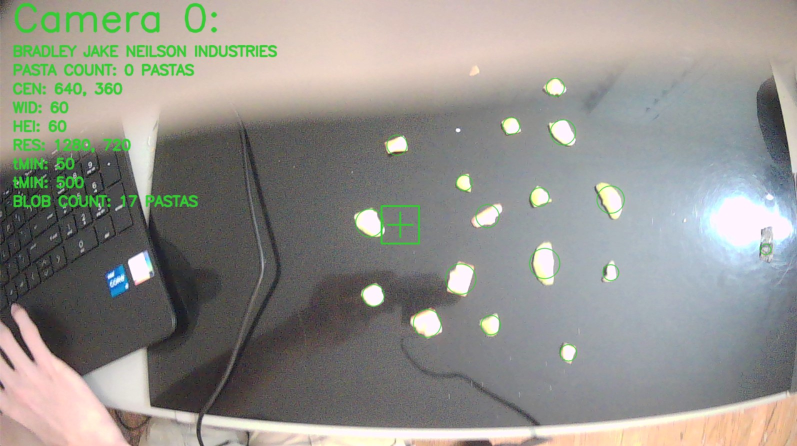
#> input picture images/success.jpg, 1593 x 892 px, given in place of the camera (shown at 1/2 size)
$ python 'macaroni v2.py'
#> lines starting #> are read from the running program, lines starting #| are printed output that depends on the picture; after the words box and inside, x2 and y2 are one past the last pixel; in counts of white or black regions, pixels touching at a corner belong together
from cv2 import VideoCapture, CAP_DSHOW, FONT_HERSHEY_SIMPLEX, CAP_PROP_FRAME_HEIGHT, CAP_PROP_FRAME_WIDTH, namedWindow, waitKey, destroyAllWindows, putText, LINE_AA, line, rectangle, cvtColor, COLOR_BGR2GRAY, Canny, findContours, RETR_EXTERNAL, CHAIN_APPROX_NONE, drawContours, GaussianBlur, contourArea, SimpleBlobDetector_Params, SimpleBlobDetector_create, convertScaleAbs, circle, vconcat, hconcat, COLOR_GRAY2RGB, resize, WINDOW_NORMAL, imwrite, imshow
import numpy as np
from datetime import datetime

print("LAUNCHING. . .")
print("PRODUCED BY BOTCH CO, A SUBSIDIARY OF BRADLEY JAKE NIELSON INDUSTRIES")

# configure settings
camNumber = 0
camWidth = 1280
camHeight = 720
font = FONT_HERSHEY_SIMPLEX
lineColor = (51,204,51)
textColor = (51,204,51)
xMargin = 30
yMargin = 30
xBorder = 300
yBorder = 300
tMin = 50
tMax = 500
alpha = 1.5

# initialize video capture
cap = VideoCapture(camNumber, CAP_DSHOW)
camNumber += 1

# wait for capture to start
while not cap.isOpened():
    pass

# set video capture resolution
cap.set(CAP_PROP_FRAME_WIDTH, camWidth)
cap.set(CAP_PROP_FRAME_HEIGHT, camHeight)

# initialize default crop settings
targetX = int(camWidth / 2)
targetY = int(camHeight / 2)

'''blob stuf'''
# Setup SimpleBlobDetector parameters.
params = SimpleBlobDetector_Params()

# Change thresholds
params.minThreshold = 10
params.maxThreshold = 200

# Filter by Area.
params.filterByArea = True
params.minArea = 150

# Filter by Circularity
params.filterByCircularity = False
params.minCircularity = 0.0025

# Filter by Convexity
params.filterByConvexity = False
params.minConvexity = 0.15

# Filter by Inertia
params.filterByInertia = True
params.minInertiaRatio = 0.0025

detector = SimpleBlobDetector_create(params)

# create a window
namedWindow("PASTA", WINDOW_NORMAL)

# run continously
while True:
    #min area of a contour
    minArea = (yMargin * 2) * (xMargin * 2)

    # get an image from webcam
    status, newImage = cap.read()
#> newImage is the input picture: shape (892, 1593, 3); mean B, G, R 140.6, 146.5, 147.4
    processImage = newImage.copy()
    processImage = processImage[targetY - yBorder:targetY + yBorder, targetX - xBorder:targetX + xBorder]
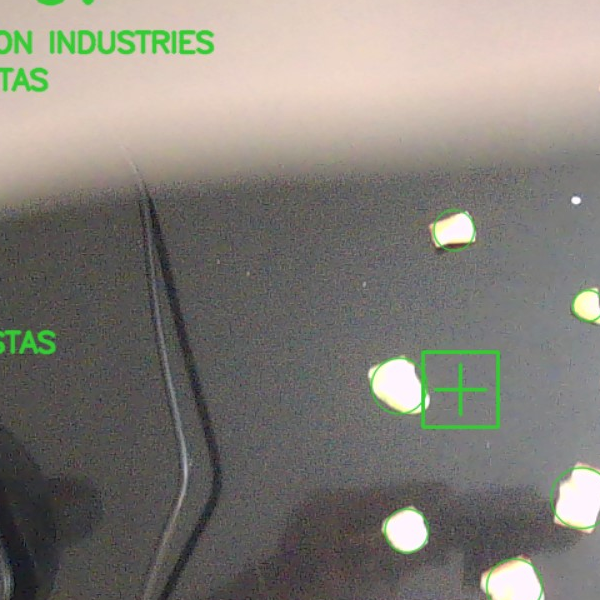
#> processImage: shape (600, 600, 3); mean B, G, R 120.7, 127.6, 131.2

    convertScaleAbs(processImage, processImage, alpha, -30)
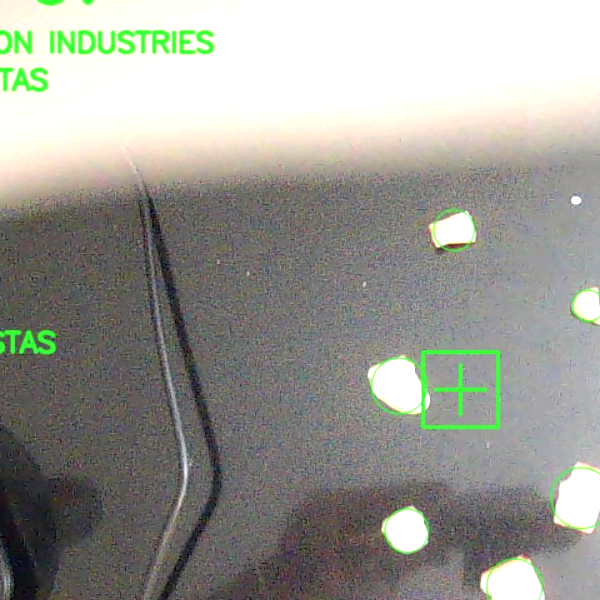
#> processImage: shape (600, 600, 3); mean B, G, R 148.3, 155.3, 154.6
    contrastImage = processImage.copy()
    # imshow("contrast", processImage)

    processImage = cvtColor(processImage, COLOR_BGR2GRAY)
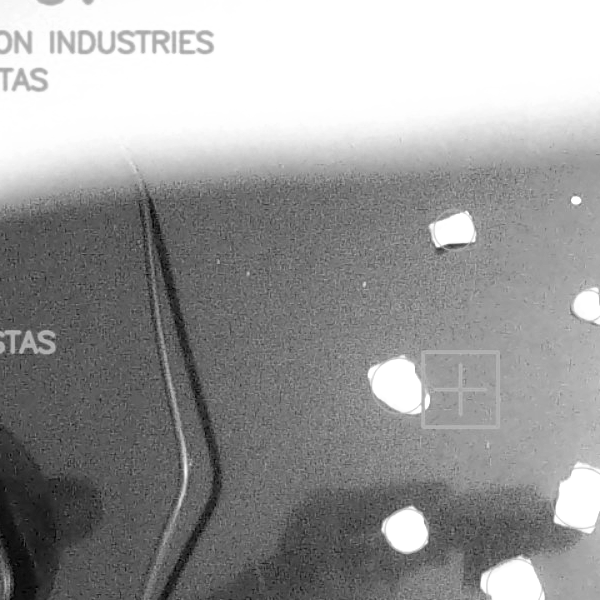
#> processImage: shape (600, 600); min 1, max 255, mean 154.3
    # imshow("Grayed", processImage)

    processImage = GaussianBlur(processImage, (5, 5), 0)
    # imshow("blur", processImage)

    processImage = Canny(processImage, tMin, tMax)
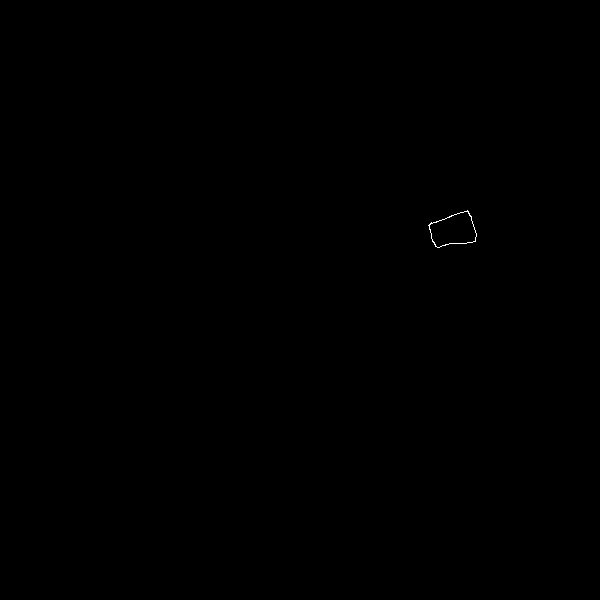
#> processImage: shape (600, 600); 0.04% white in thin lines or dots, all inside (x1, y1, x2, y2) = (428, 210, 477, 248)
    # imshow("canny", processImage)

    countours, randomShit = findContours(processImage, RETR_EXTERNAL, CHAIN_APPROX_NONE)
#> countours = 1 contour; box (x1, y1, x2, y2) and area: (428, 210, 477, 248) 1184; randomShit = [[-1, -1, -1, -1]]
    # imshow("contours", processImage)


    #Do blob detection
    blobs = detector.detect(processImage)
#> blobs = 1 keypoints; (x, y, size): (453, 230, 41.3)

    #get only contours with at least minArea
    goodContours = []
    for countour in countours:
        if contourArea(countour) > minArea:
            goodContours.append(countour)
#> this loop made 1 pass
#> after the loop, goodContours = []

    #concatenate
    #processImage no longer has a color channel, it's just all booleans now, so we give it RGB again
    processImage = cvtColor(processImage, COLOR_GRAY2RGB)

    #stick em together and resize it
    processImage = vconcat([processImage, contrastImage])
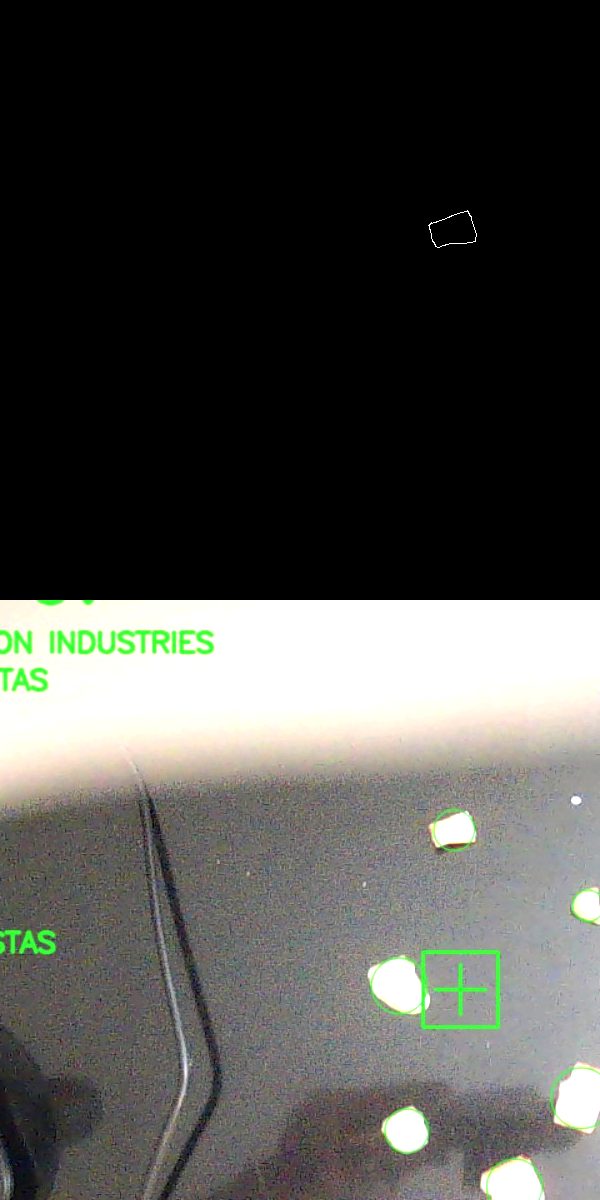
#> processImage: shape (1200, 600, 3); mean B, G, R 74.2, 77.7, 77.4
    processImage = resize(processImage, (int(camHeight * processImage.shape[1] / processImage.shape[0]), camHeight))
#> processImage: shape (720, 360, 3)

    # display stats
    putText(newImage, f"Camera {camNumber}:", (20, 50), font, 2, textColor, 4, LINE_AA)
    putText(newImage, f"BRADLEY JAKE NEILSON INDUSTRIES", (20, 90), font, 0.75, textColor, 2, LINE_AA)
    putText(newImage, f"BLOB SIZE: {minArea}", (20, 120), font, 0.75, textColor, 2, LINE_AA)
    putText(newImage, f"CEN: {targetX}, {targetY}", (20, 150), font, 0.75, textColor, 2, LINE_AA)
    putText(newImage, f"WID: {xBorder * 2}", (20, 180), font, 0.75, textColor, 2, LINE_AA)
    putText(newImage, f"HEI: {yBorder * 2}", (20, 210), font, 0.75, textColor, 2, LINE_AA)
    putText(newImage, f"RES: {camWidth}, {camHeight}", (20, 240), font, 0.75, textColor, 2, LINE_AA)
    putText(newImage, f"tMIN: {tMin}", (20, 270), font, 0.75, textColor, 2, LINE_AA)
    putText(newImage, f"tMIN: {tMax}", (20, 300), font, 0.75, textColor, 2, LINE_AA)
    putText(newImage, f"ALPHA: {alpha}", (20, 330), font, 0.75, textColor, 2, LINE_AA)
    putText(newImage, f"PASTA v1 COUNT: {len(goodContours)} PASTAS", (20, 360), font, 0.75, textColor, 2, LINE_AA)
    putText(newImage, f"Pasta v2 COUNT: {len(blobs)} PASTAS", (20, 390), font, 0.75, textColor, 2, LINE_AA)


    # draw crosshairs and box
    line(newImage, (targetX - 20, targetY), (targetX + 20, targetY), lineColor, 2)
#> newImage: shape (892, 1593, 3); mean B, G, R 139.6, 147.2, 146.1
    line(newImage, (targetX, targetY - 20), (targetX, targetY + 20), lineColor, 2)
#> newImage: shape (892, 1593, 3); mean B, G, R 139.6, 147.2, 146.1
    rectangle(newImage, (targetX - xMargin, targetY - yMargin), (targetX + xMargin, targetY + yMargin), lineColor, 2)
    rectangle(newImage, (targetX - xBorder, targetY - yBorder), (targetX + xBorder, targetY + yBorder), lineColor, 2)
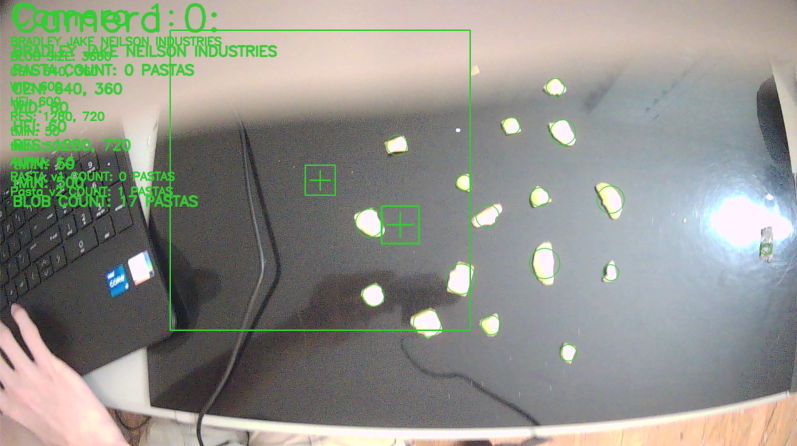
#> newImage: shape (892, 1593, 3) (shown at 1/2 size); mean B, G, R 139.1, 147.6, 145.6

    #draw macaronis on to image
    for blob in blobs:
        circle(newImage, (int(blob.pt[0] + targetX - xBorder), int(blob.pt[1]) + targetY - yBorder), int(blob.size / 2), lineColor, 5)
#> this loop made 1 pass
#> blob on pass 1: keypoint at (453.1, 229.9), size 41.3
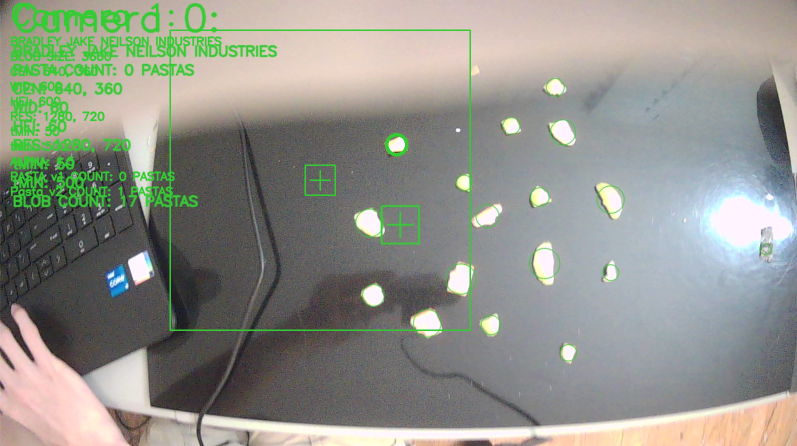
#> newImage: shape (892, 1593, 3) (shown at 1/2 size); 0.06% of pixels changed, all inside (x1, y1, x2, y2) = (770, 266, 817, 313)
    drawContours(newImage[targetY - yBorder:targetY + yBorder, targetX - xBorder:targetX + xBorder], goodContours, -1, lineColor, 3)

    # combine images again
#> (the run stopped early here; a loop or call above may not have finished)

$ run again, on images/2024_4_28_14_48_54.png
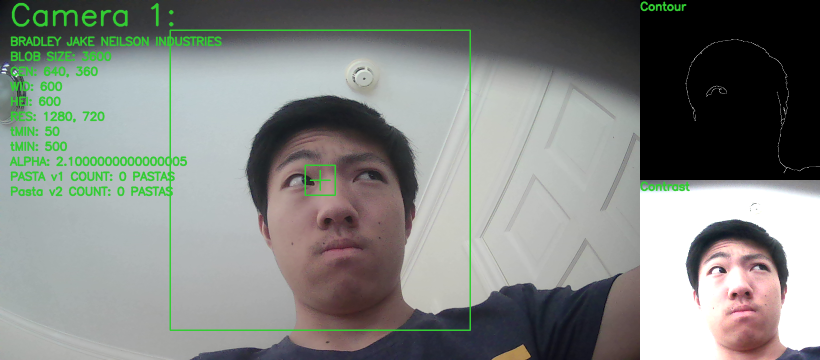
#> input picture images/2024_4_28_14_48_54.png, 1640 x 720 px, given in place of the camera (shown at 1/2 size)
#> newImage is the input picture: shape (720, 1640, 3); mean B, G, R 129.3, 133.2, 129.5
#> `processImage = Canny(processImage, tMin, tMax)`:
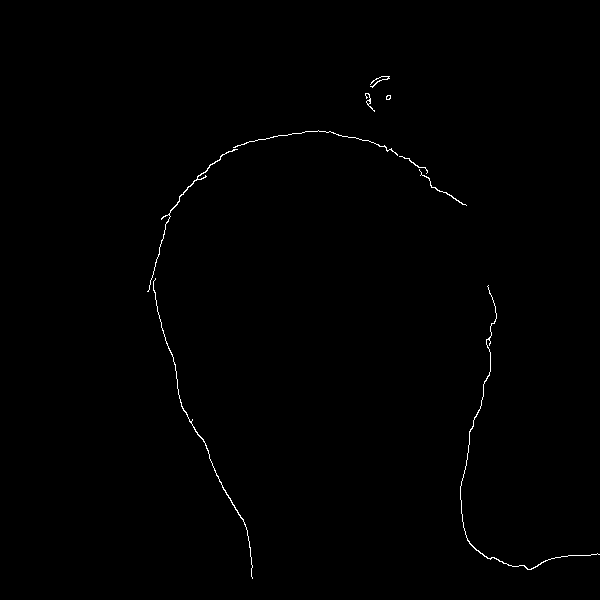
#> processImage: shape (600, 600); 0.41% white in thin lines or dots, all inside (x1, y1, x2, y2) = (147, 76, 600, 579)
#> countours = 9 contours, 4 with area under 20; largest, box (x1, y1, x2, y2) and area: (460, 285, 600, 570) 62, (147, 149, 238, 292) 62, (153, 278, 253, 579) 60, (419, 169, 467, 206) 21, (365, 93, 375, 112) 21; randomShit = [[1, -1, -1, -1], [2, 0, -1, -1], [3, 1, -1, -1], [4, 2, -1, -1], [5, 3, -1, -1], [6, 4, -1, -1], [7, 5, -1, -1], [8, 6, -1, -1], [-1, 7, -1, -1]]
#> blobs = ()
#> the loop `for countour in countours:` made 9 passes
#> after the loop `for countour in countours:`: goodContours = []
#> `putText(newImage, "Contrast", (newImage.shape[1] - processImage.shape[..`:
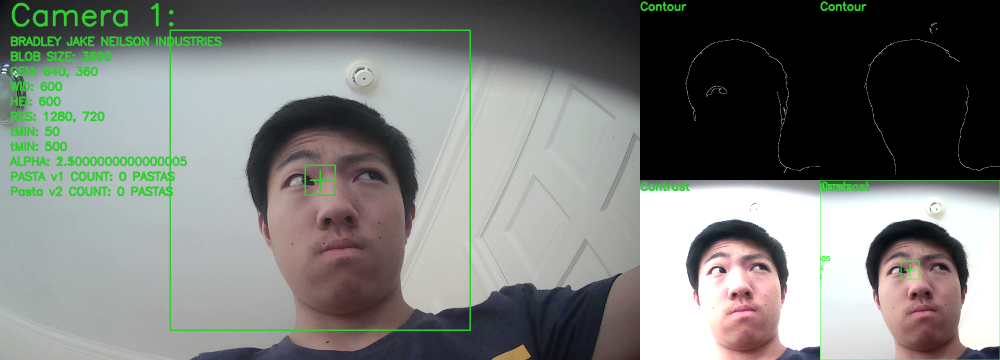
#> newImage: shape (720, 2000, 3) (shown at 1/2 size); mean B, G, R 122.2, 126, 123
